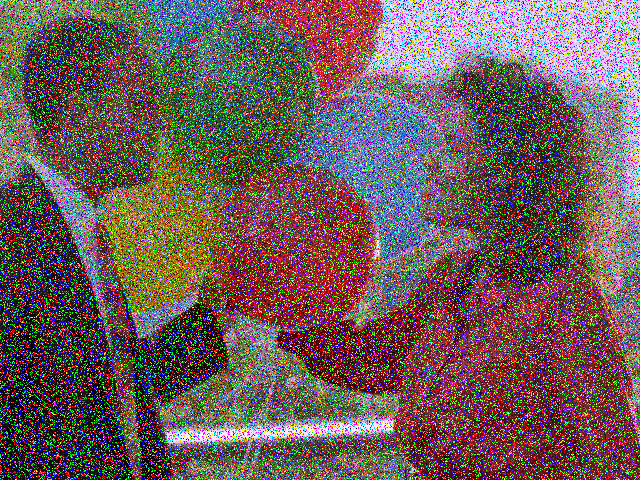
#> input picture Lab1/exercise/balloons_noisy.png, 640 x 480 px
$ jupyter execute --allow-errors Lap1_207ct58588_BuiHuuTai.ipynb   (shell and % lines are left out)
#> lines starting #> are read from the running program, lines starting #| are printed output that depends on the picture
# 1: Cài Thư Viện

## 2. VIÉT CHƯƠNG TRÌNH XỬ LÝ ẢNH CƠ BẢN

# 2.1. Nạp ảnh sử dụng thư viện Python Image Library (PIL)

[cell 1]
from PIL import Image
import numpy as np
#> (the rest of this cell did not finish here and is left out)

# 2.2. Nạp ảnh sử dụng lệnh thư viện imageio

[cell 2]
import numpy as np
import imageio.v2 as ilo
import matplotlib.pyplot as plt
#> (the rest of this cell did not finish here and is left out)

## 2.3 Độ phân giải ảnh
#Viết chương trình nạp ảnh màu và chuyển sang ảnh grayscale

[cell 3]
import numpy as np
import imageio.v2 as iio
import matplotlib.pylab as plt
#> (the rest of this cell did not finish here and is left out)

[cell 4]
import numpy as np
import imageio.v2 as iio
import matplotlib.pylab as plt
#> (the rest of this cell did not finish here and is left out)

# 2.4. Màu sắc với hệ RGB

[cell 5]
import numpy as np
import imageio.v2 as iio
import matplotlib.pylab as plt
#> (the rest of this cell did not finish here and is left out)

# 2.5. Màu sắc với hệ HSV

[cell 6]
import numpy as np
import imageio.v2 as iio
import matplotlib.pylab as plt
import colorsys
a = colorsys.rgb_to_hsv (255, 0, 0)
#> a = (0, 1, 255)
print (a)
#| (0.0, 1.0, 255)
b = colorsys.rgb_to_hsv(1, 0, 0)
print(b)
c = colorsys.rgb_to_hsv (0, 255, 0)
print (c)
d = colorsys.hsv_to_rgb(1, 1, 255)
print (d)

# 2.6. Úng dụng chuyển đổi hệ màu

[cell 7]
import numpy as np
import imageio.v2 as iio
import matplotlib.pylab as plt
import colorsys
#> (the rest of this cell did not finish here and is left out)

# 3. Bài tập

#1: Viết chương trình nạp một ảnh và lưu thành 3 ảnh với 3 màu khác nhau

[cell 8]
data = iio.imread('exercise/balloons_noisy.png')
#> data is the input picture: shape (480, 640, 3); mean R, G, B 109.1, 92, 89.9
plt.subplot(1, 3, 1)
plt.title('Red Channel')
plt.imshow(data[:, :, 0], cmap='Reds')
plt.subplot(1, 3, 2)
plt.title('Blue Channel')
plt.imshow(data[:, :, 2], cmap='Blues')
plt.subplot(1, 3, 3)
plt.title('Green Channel')
plt.imshow(data[:, :, 1], cmap='Greens')
plt.show()
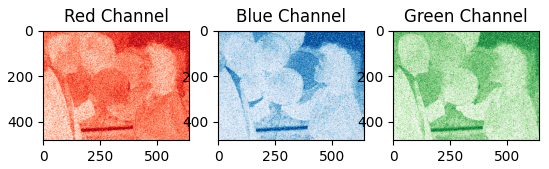
#> figure drawn by matplotlib, 3 panels

#2: Viết chương trình nạp một ảnh và hoán đổi giá trị các màu. Lưu các ảnh vào máy

[cell 9]
data = iio.imread('exercise/flower.jpeg')
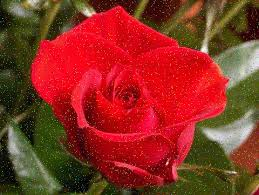
#> input picture Lab1/exercise/flower.jpeg, 259 x 195 px
#> data is the input picture: shape (195, 259, 3); mean R, G, B 138.9, 49.1, 35
swapped = data[:,:, [1, 1 , 1]]
iio.imwrite('flower_den.png', swapped)
plt.subplot(1,2,1)
plt.imshow(data)
plt.subplot(1,2,2)
plt.imshow(swapped)
plt.show()

#3: Viết chương trình nạp một ảnh, chuyển thành hệ màu HSV và lưu 3 ảnh với 3 màu khác
nhau.

[cell 10]
img = iio.imread('exercise/flower.jpeg')
rgb2hsv = np.vectorize(colorsys.rgb_to_hsv)
r = img[:, :, 0] / 255.0
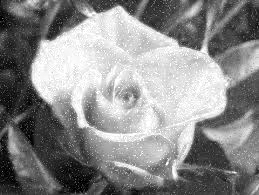
#> r: shape (195, 259) float64; min 0, max 1, mean 0.545
g = img[:, :, 1] / 255.0
b = img[:, :, 2] / 255.0
h, s, v = rgb2hsv(r, g, b)
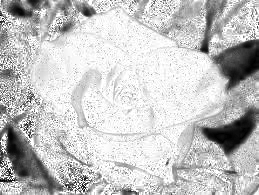
#> s: shape (195, 259) float64; min 0, max 1, mean 0.767
h_img = (h * 255).astype(np.uint8)
s_img = (s * 255).astype(np.uint8)
v_img = (v * 255).astype(np.uint8)
iio.imwrite('flower_h.png', h_img)
iio.imwrite('flower_s.png', s_img)
iio.imwrite('flower_v.png', v_img)

#4: Viết chương trình nạp một ảnh, chuyển sang hệ màu HSV. Lưu ảnh mới với kênh Hnew= 1/3
Hold, Vnew = 3/4 Vold.

[cell 11]
h = h / 3
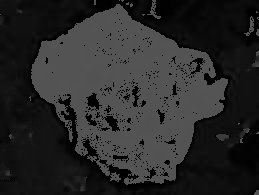
#> h: shape (195, 259) float64; min 0, max 0.333, mean 0.161
v = v * 0.75
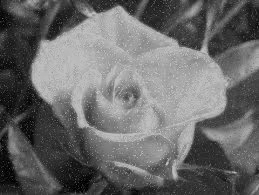
#> v: shape (195, 259) float64; min 0, max 0.75, mean 0.416
hsv2rgb = np.vectorize(colorsys.hsv_to_rgb)
r_new, g_new, b_new = hsv2rgb(h, s, v)
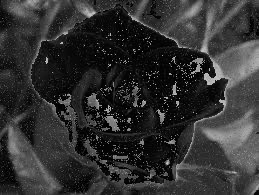
#> r_new: shape (195, 259) float64; min 0, max 0.75, mean 0.193
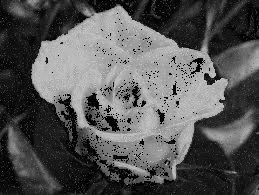
#> g_new: shape (195, 259) float64; min 0, max 0.75, mean 0.337
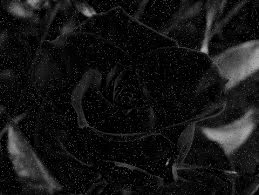
#> b_new: shape (195, 259) float64; min 0, max 0.691, mean 0.0862
rgb_new = np.dstack((r_new, g_new, b_new)) * 255
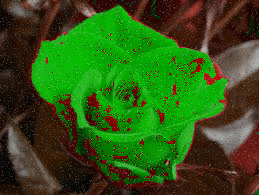
#> rgb_new: shape (195, 259, 3) float64; mean of channels 0, 1, 2 49.2, 86, 22; drawn as R, G, B
rgb_new = rgb_new.astype(np.uint8)
iio.imwrite('flower_hsv_modified.png', rgb_new)
